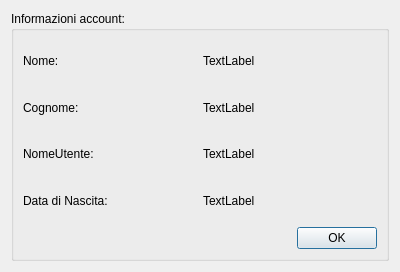
<?xml version="1.0" encoding="UTF-8"?>
<ui version="4.0">
 <class>FormUserInfo</class>
 <widget class="QDialog" name="FormUserInfo">
  <property name="geometry">
   <rect>
    <x>0</x>
    <y>0</y>
    <width>400</width>
    <height>272</height>
   </rect>
  </property>
  <property name="windowTitle">
   <string>Dialog</string>
  </property>
  <layout class="QGridLayout" name="gridLayout">
   <item row="0" column="0">
    <widget class="QGroupBox" name="groupBox">
     <property name="title">
      <string>Informazioni account:</string>
     </property>
     <layout class="QVBoxLayout" name="verticalLayout">
      <item>
       <layout class="QHBoxLayout" name="horizontalLayout">
        <item>
         <widget class="QLabel" name="label_2">
          <property name="text">
           <string>Nome:</string>
          </property>
         </widget>
        </item>
        <item>
         <widget class="QLabel" name="nameLabel">
          <property name="text">
           <string>TextLabel</string>
          </property>
         </widget>
        </item>
       </layout>
      </item>
      <item>
       <layout class="QHBoxLayout" name="horizontalLayout_2">
        <item>
         <widget class="QLabel" name="label_3">
          <property name="text">
           <string>Cognome:</string>
          </property>
         </widget>
        </item>
        <item>
         <widget class="QLabel" name="snameLabel">
          <property name="text">
           <string>TextLabel</string>
          </property>
         </widget>
        </item>
       </layout>
      </item>
      <item>
       <layout class="QHBoxLayout" name="horizontalLayout_3">
        <item>
         <widget class="QLabel" name="label_4">
          <property name="text">
           <string>NomeUtente:</string>
          </property>
         </widget>
        </item>
        <item>
         <widget class="QLabel" name="unLabel">
          <property name="text">
           <string>TextLabel</string>
          </property>
         </widget>
        </item>
       </layout>
      </item>
      <item>
       <layout class="QHBoxLayout" name="horizontalLayout_4">
        <item>
         <widget class="QLabel" name="label_5">
          <property name="text">
           <string>Data di Nascita:</string>
          </property>
         </widget>
        </item>
        <item>
         <widget class="QLabel" name="dbLabel">
          <property name="text">
           <string>TextLabel</string>
          </property>
         </widget>
        </item>
       </layout>
      </item>
      <item>
       <layout class="QHBoxLayout" name="horizontalLayout_5">
        <item>
         <spacer name="horizontalSpacer">
          <property name="orientation">
           <enum>Qt::Horizontal</enum>
          </property>
          <property name="sizeHint" stdset="0">
           <size>
            <width>40</width>
            <height>20</height>
           </size>
          </property>
         </spacer>
        </item>
        <item>
         <widget class="QPushButton" name="okButton">
          <property name="text">
           <string>OK</string>
          </property>
         </widget>
        </item>
       </layout>
      </item>
     </layout>
    </widget>
   </item>
  </layout>
 </widget>
 <resources/>
 <connections/>
</ui>
